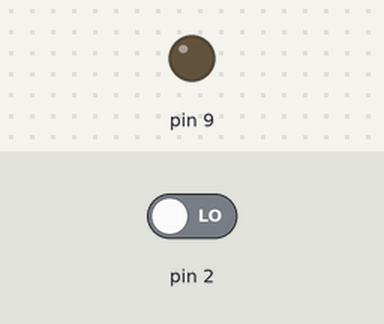
This sketch was run on a simulated Arduino Uno, built with avr-gcc and run on an emulated ATmega328P. Shown: output pins drawn as LEDs (lit = HIGH). The inputs (shaded band) are chosen by the test bench; at power-on: pin 2 LOW. What the sketch prints to the serial monitor is not drawn.

Above: at 4.2 s.
4.3 s: pin 2 driven HIGH
At 4.6 s:
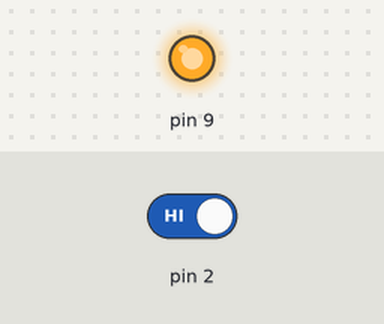
5.8 s: pin 2 driven LOW
At 7.3 s:
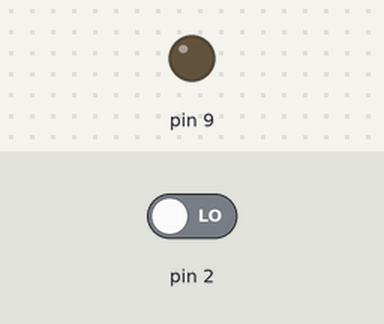
Timing chart, 0 to 8.8 s (numbered marks = the images above; inputs shaded):
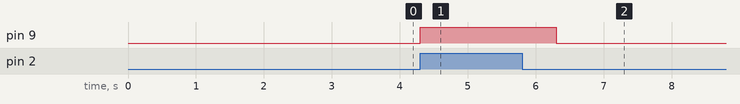

The sketch:

PIR.ino
```cpp
void setup()
{
  pinMode(2, INPUT);
  pinMode(9, OUTPUT);

  digitalWrite(2, LOW);

  Serial.begin(9600);
  Serial.println("Doing.. ");

  delay(3000);
}

void loop()
{
  int pir = digitalRead(2);

  if(pir == HIGH){
    digitalWrite(9, HIGH);
  	delay(1000);
  }
  else{
    digitalWrite(9, LOW);
  }
}
```

Measured:
- after the input at 4.3 s, pin 9: LOW → HIGH at once
- after the input at 5.8 s, pin 9: HIGH → LOW after 0.50 s
